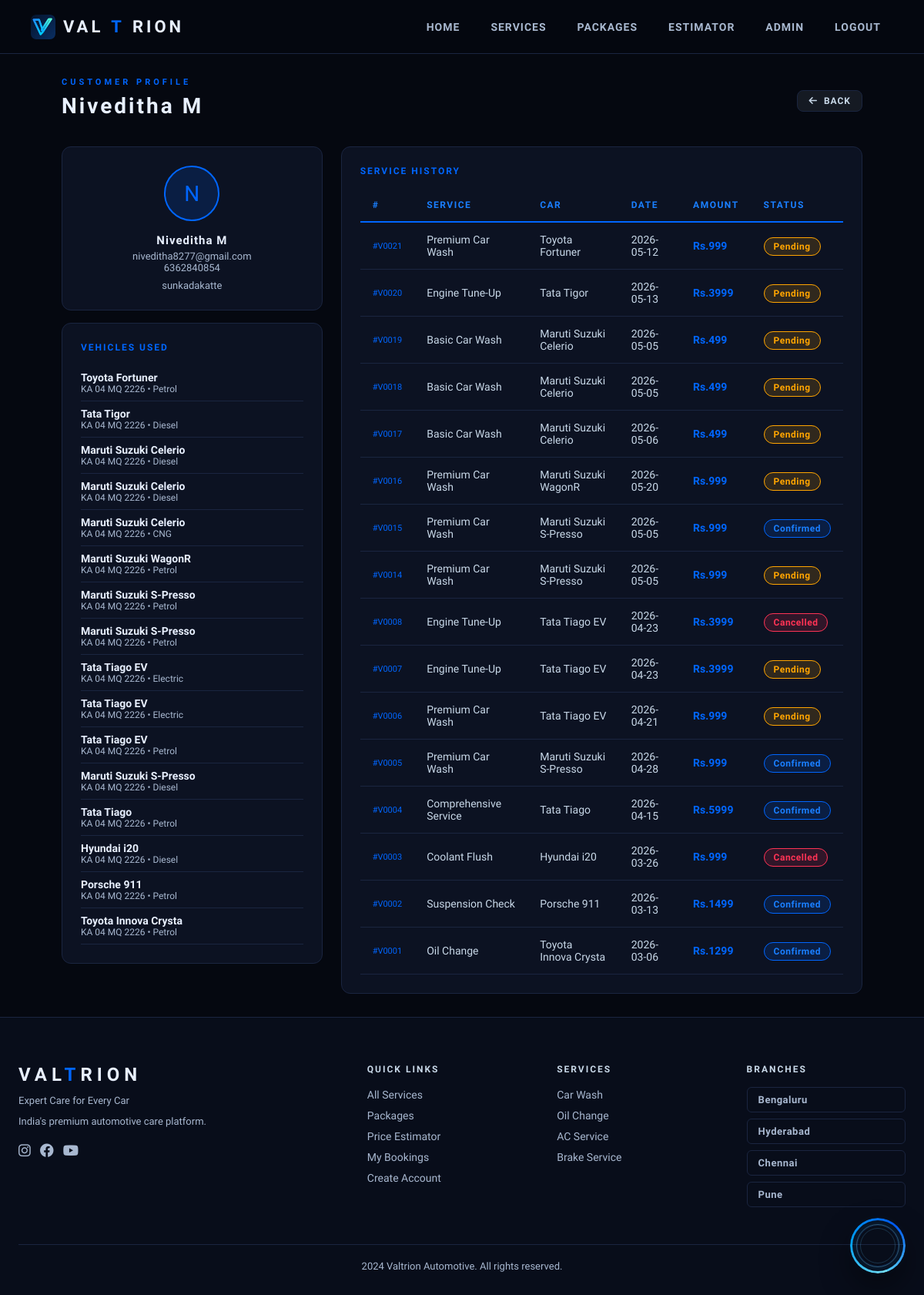
/admin/customer/2 (signed in), run on an earlier commit of the app's database.
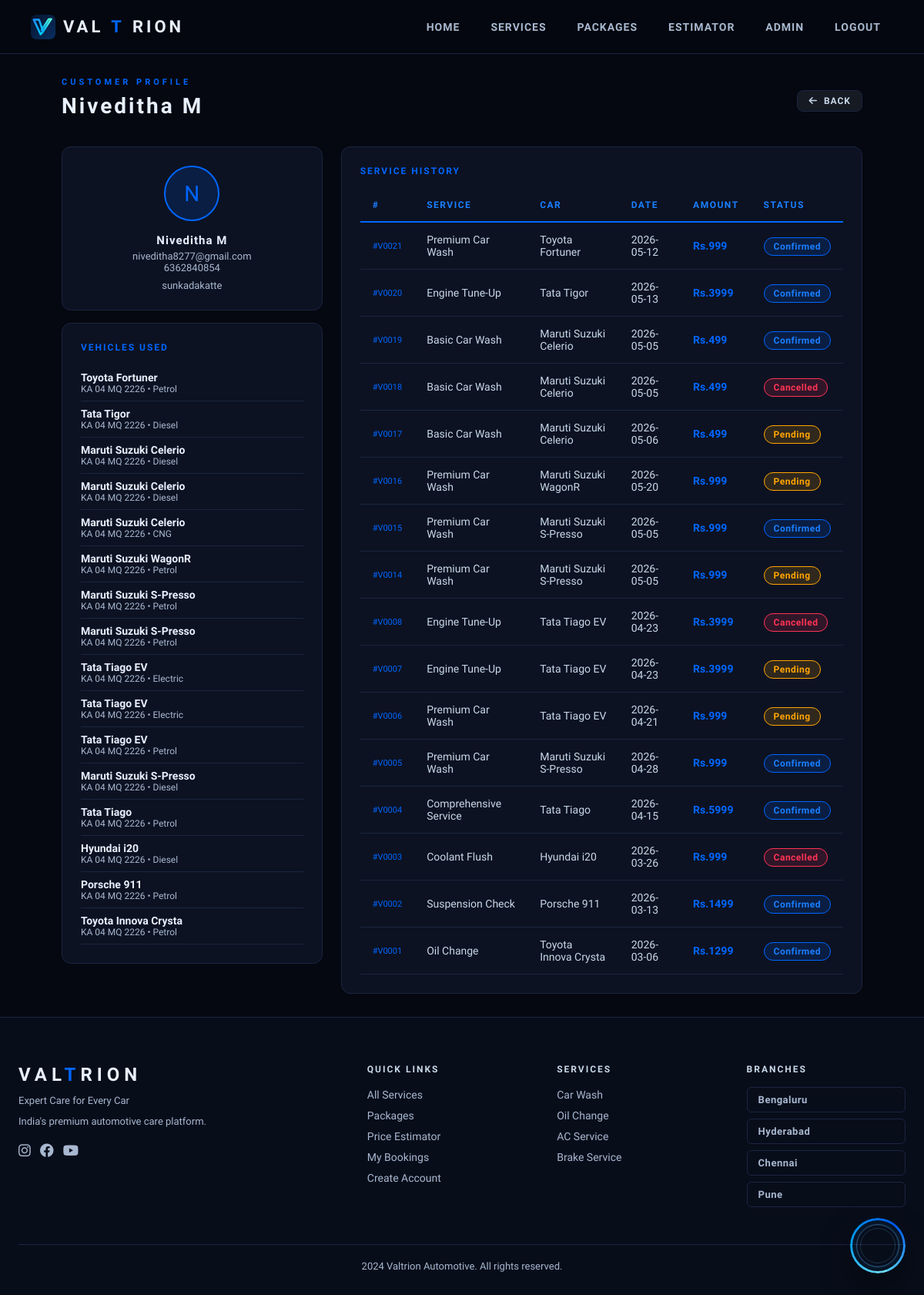
And on a later commit of the database.
### app/models.py (models this page shows)
class User(db.Model, UserMixin):
    id            = db.Column(db.Integer, primary_key=True)
    name          = db.Column(db.String(100), nullable=False)
    email         = db.Column(db.String(120), unique=True, nullable=False)
    phone         = db.Column(db.String(15), nullable=False)
    password      = db.Column(db.String(200), nullable=False)
    role          = db.Column(db.String(20), default='customer')
    address       = db.Column(db.String(300))
    created_at    = db.Column(db.DateTime, default=datetime.utcnow)
    bookings      = db.relationship('Booking', backref='customer', lazy=True)
    messages      = db.relationship('ChatMessage', backref='user_ref', lazy=True)

class Booking(db.Model):
    id               = db.Column(db.Integer, primary_key=True)
    user_id          = db.Column(db.Integer, db.ForeignKey('user.id'), nullable=False)
    service_id       = db.Column(db.Integer, db.ForeignKey('service.id'), nullable=False)
    mechanic_id      = db.Column(db.Integer, db.ForeignKey('mechanic.id'), nullable=True)
    customer_name    = db.Column(db.String(100))
    customer_phone   = db.Column(db.String(15))
    car_brand        = db.Column(db.String(50))
    car_model        = db.Column(db.String(50))
    car_number       = db.Column(db.String(20))
    fuel_type        = db.Column(db.String(20))
    pickup_address   = db.Column(db.String(200))
    preferred_date   = db.Column(db.String(50))
    status           = db.Column(db.String(30), default='Pending')
    total_amount     = db.Column(db.Float)
    payment_status   = db.Column(db.String(20), default='Unpaid')
    payment_method   = db.Column(db.String(30))
    payment_ref      = db.Column(db.String(100))
    created_at       = db.Column(db.DateTime, default=datetime.utcnow)
    service          = db.relationship('Service', backref='bookings')
    mechanic         = db.relationship('Mechanic', backref='bookings')

class Service(db.Model):
    id          = db.Column(db.Integer, primary_key=True)
    name        = db.Column(db.String(100), nullable=False)
    description = db.Column(db.Text)
    price       = db.Column(db.Float, nullable=False)
    duration    = db.Column(db.String(50))
    category    = db.Column(db.String(50))
    icon        = db.Column(db.String(100))
    is_active   = db.Column(db.Boolean, default=True)

### app/routes/admin.py (the view)
@admin.route('/customer/<int:user_id>')
@login_required
@admin_required
def customer_detail(user_id):
    user     = User.query.get_or_404(user_id)
    bookings = Booking.query.filter_by(user_id=user_id).order_by(Booking.created_at.desc()).all()
    return render_template('admin/customer_detail.html', user=user, bookings=bookings)

### app/models.py (called while the page is built)
@login_manager.user_loader
def load_user(user_id):
    return User.query.get(int(user_id))

### app/routes/admin.py (called while the page is built)
def admin_required(f):
    @wraps(f)
    def decorated(*args, **kwargs):
        if not current_user.is_authenticated or current_user.role != 'admin':
            flash('Admin access required.', 'danger')
            return redirect(url_for('auth.login'))
        return f(*args, **kwargs)
    return decorated

### app/templates/admin/customer_detail.html
{% extends 'base.html' %}
{% block content %}
<div style="padding:30px;max-width:1100px;margin:0 auto;">
    <div style="display:flex;justify-content:space-between;align-items:center;margin-bottom:28px;">
        <div><p class="section-label">CUSTOMER PROFILE</p><h2 class="section-title">{{ user.name }}</h2></div>
        <a href="{{ url_for('admin.customers') }}" class="btn btn-silver btn-sm"><i class="fa fa-arrow-left"></i> Back</a>
    </div>
    <div style="display:grid;grid-template-columns:1fr 2fr;gap:24px;">
        <div>
            <div class="card" style="margin-bottom:16px;text-align:center;">
                <div style="width:72px;height:72px;background:rgba(0,102,255,0.15);border:2px solid var(--blue);border-radius:50%;display:flex;align-items:center;justify-content:center;font-family:'Orbitron';font-size:28px;color:var(--blue);margin:0 auto 16px;">{{ user.name[0].upper() }}</div>
                <h3 style="font-family:'Orbitron';font-size:15px;letter-spacing:1px;">{{ user.name }}</h3>
                <p style="color:var(--silver);font-size:13px;margin-top:4px;">{{ user.email }}</p>
                <p style="color:var(--silver);font-size:13px;">{{ user.phone }}</p>
                <p style="color:var(--silver);font-size:13px;margin-top:8px;">{{ user.address or 'No address' }}</p>
            </div>
            <div class="card">
                <h4 style="font-family:'Orbitron';font-size:12px;letter-spacing:2px;color:var(--blue);margin-bottom:16px;">VEHICLES USED</h4>
                {% set cars = bookings|map(attribute='car_brand')|list|unique|list %}
                {% for b in bookings %}
                <div style="padding:8px 0;border-bottom:1px solid var(--border);font-size:14px;">
                    <div style="font-weight:600;">{{ b.car_brand }} {{ b.car_model }}</div>
                    <div style="color:var(--silver);font-size:12px;">{{ b.car_number or 'No plate' }} • {{ b.fuel_type }}</div>
                </div>
                {% endfor %}
            </div>
        </div>
        <div class="card">
            <h4 style="font-family:'Orbitron';font-size:12px;letter-spacing:2px;color:var(--blue);margin-bottom:16px;">SERVICE HISTORY</h4>
            {% if bookings %}
            <table class="vt">
                <thead><tr><th>#</th><th>Service</th><th>Car</th><th>Date</th><th>Amount</th><th>Status</th></tr></thead>
                <tbody>
                {% for b in bookings %}
                <tr>
                    <td style="color:var(--blue);font-family:'Orbitron';font-size:11px;">#V{{ "%04d"|format(b.id) }}</td>
                    <td>{{ b.service.name }}</td>
                    <td>{{ b.car_brand }} {{ b.car_model }}</td>
                    <td>{{ b.preferred_date[:10] if b.preferred_date else '-' }}</td>
                    <td style="color:var(--blue);font-weight:700;">Rs.{{ b.total_amount|int }}</td>
                    <td><span class="badge badge-{{ b.status.lower() }}">{{ b.status }}</span></td>
                </tr>
                {% endfor %}
                </tbody>
            </table>
            {% else %}<p style="color:var(--silver);text-align:center;padding:20px;">No bookings yet.</p>{% endif %}
        </div>
    </div>
</div>
{% endblock %}

### app/templates/base.html (shortened to what this page needs)
<!DOCTYPE html>
<html lang="en">
<head>
    <link href="https://cdnjs.cloudflare.com/ajax/libs/font-awesome/6.4.0/css/all.min.css" rel="stylesheet">
</head>
<body>
<nav>
    <a href="{{ url_for('main.index') }}" class="nav-logo"><img src="{{ url_for('static', filename='logos/valtrion-icon.svg') }}" alt="Valtrion">VAL<span>T</span>RION</a>
    <div class="nav-links" id="nav-links">
        <a href="{{ url_for('main.index') }}">Home</a>
        <a href="{{ url_for('main.services') }}">Services</a>
        <a href="{{ url_for('main.packages') }}">Packages</a>
        <a href="{{ url_for('main.estimator') }}">Estimator</a>
        {% if current_user.is_authenticated %}
            {% if current_user.role == 'admin' %}
                <a href="{{ url_for('admin.dashboard') }}">Admin</a>
            {% else %}
                <a href="{{ url_for('main.dashboard') }}">Dashboard</a>
                <a href="{{ url_for('profile.view_profile') }}" class="profile-link" title="Profile"><i class="fa fa-user-circle"></i></a>
            {% endif %}
            <a href="{{ url_for('auth.logout') }}">Logout</a>
        {% else %}
            <a href="{{ url_for('auth.login') }}">Login</a>
            <a href="{{ url_for('auth.register') }}" class="nav-btn">Book Now</a>
        {% endif %}
    </div>
</nav>
<div class="page-wrapper">{% block content %}{% endblock %}</div>
<footer>
    <div class="container">
        <div class="footer-grid">
            <div>
                <div class="footer-logo">VAL<span style="color:var(--blue)">T</span>RION</div>
                <p style="color:var(--silver);font-size:13px;margin-bottom:8px;">Expert Care for Every Car</p>
                <p style="color:var(--silver);font-size:13px;line-height:1.8;">India's premium automotive care platform.</p>
                <div style="margin-top:16px;display:flex;gap:12px;">
                    <a href="#" style="color:var(--silver);font-size:18px;" onmouseover="this.style.color='#0066FF'" onmouseout="this.style.color='var(--silver)'"><i class="fab fa-instagram"></i></a>
                    <a href="#" style="color:var(--silver);font-size:18px;" onmouseover="this.style.color='#0066FF'" onmouseout="this.style.color='var(--silver)'"><i class="fab fa-facebook"></i></a>
                    <a href="#" style="color:var(--silver);font-size:18px;" onmouseover="this.style.color='#0066FF'" onmouseout="this.style.color='var(--silver)'"><i class="fab fa-youtube"></i></a>
                </div>
            </div>
            <div class="footer-col">
                <h4>Quick Links</h4>
                <ul>
                    <li><a href="{{ url_for('main.services') }}">All Services</a></li>
                    <li><a href="{{ url_for('main.packages') }}">Packages</a></li>
                    <li><a href="{{ url_for('main.estimator') }}">Price Estimator</a></li>
                    <li><a href="{{ url_for('main.dashboard') }}">My Bookings</a></li>
                    <li><a href="{{ url_for('auth.register') }}">Create Account</a></li>
                </ul>
            </div>
            <div class="footer-col">
                <h4>Services</h4>
                <ul>
                    <li><a href="{{ url_for('main.services') }}">Car Wash</a></li>
                    <li><a href="{{ url_for('main.services') }}">Oil Change</a></li>
                    <li><a href="{{ url_for('main.services') }}">AC Service</a></li>
                    <li><a href="{{ url_for('main.services') }}">Brake Service</a></li>
                </ul>
            </div>
            <div class="footer-col">
                <h4>Branches</h4>
                <button class="branch-toggle" onclick="toggleBranch('blr',this)">Bengaluru</button>
                <button class="branch-toggle" onclick="toggleBranch('hyd',this)">Hyderabad</button>
                <button class="branch-toggle" onclick="toggleBranch('chn',this)">Chennai</button>
                <button class="branch-toggle" onclick="toggleBranch('pun',this)">Pune</button>
            </div>
        </div>
        <div class="footer-bottom"><p>2024 Valtrion Automotive. All rights reserved.</p></div>
    </div>
</footer>
<div class="chat-launcher-wrap">
    <button class="chat-launcher" type="button" onclick="toggleChatDrawer()" aria-label="Open live chat">
        <div class="chat-launcher-inner"></div>
    </button>
</div>
</body>
</html>

What changed in the data, as far as the page shows it:
changed Booking "Fortuner": status "Pending" → "Confirmed"
changed Booking "Tigor": status "Pending" → "Confirmed"
changed Booking "0019": status "Pending" → "Confirmed"
changed Booking "0018": status "Pending" → "Cancelled"
